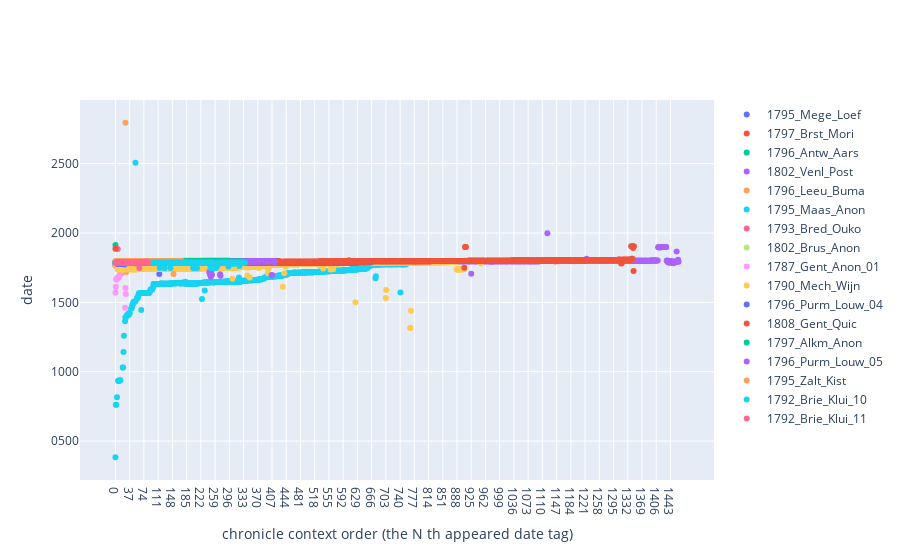

The cell this chart's notebook holds for it:
### Code cell
figs = go.Figure(data=fig_data)
figs.update_layout(
    # title="Plot Title",
    xaxis_title="chronicle context order (the N th appeared date tag)",
    yaxis_title="date")
figs

### Figure 1 — Plotly figure (JSON) as saved in the notebook; plotly's stock layout.template omitted (floating-point values rounded to 4 significant figures; data arrays with more than 128 entries replaced by an {"elided": "..."} marker saying what was removed)
{"data": [{"mode": "markers", "name": "1795_Mege_Loef", "type": "scatter", "x": {"elided": "425 str values"}, "y": {"elided": "425 str values"}}, {"mode": "markers", "name": "1797_Brst_Mori", "type": "scatter", "x": ["0", "1", "2", "3", "4", "5", "6", "7", "8", "9", "10", "11", "12", "13", "14", "15", "16", "17", "18", "19"], "y": ["1784-01-03", "1789-08-xx", "1789-09-xx", "1789-08-xx", "1790-12-05", "1792-11-22", "1792-11-22", "1792-09-25", "1792-09-25", "1792-11-22", "1793-03-xx", "1792-11-25", "1792-11-11", "1792-11-11", "1793-03-06", "1793-01-21", "1793-01-21", "1793-03-06", "1793-03-06", "1793-03-09"]}, {"mode": "markers", "name": "1796_Antw_Aars", "type": "scatter", "x": {"elided": "166 str values"}, "y": {"elided": "166 str values"}}, {"mode": "markers", "name": "1802_Venl_Post", "type": "scatter", "x": {"elided": "1465 str values"}, "y": {"elided": "1465 str values"}}, {"mode": "markers", "name": "1796_Leeu_Buma", "type": "scatter", "x": {"elided": "219 str values"}, "y": {"elided": "219 str values"}}, {"mode": "markers", "name": "1795_Maas_Anon", "type": "scatter", "x": {"elided": "757 str values"}, "y": {"elided": "757 str values"}}, {"mode": "markers", "name": "1793_Bred_Ouko", "type": "scatter", "x": ["0", "1", "2", "3", "4", "5", "6", "7", "8", "9", "10", "11", "12", "13", "14", "15", "16", "17", "18", "19", "20", "21", "22", "23", "24", "25", "26", "27", "28", "29", "30", "31", "32", "33", "34"], "y": ["1793-02-02", "1793-02-02", "1793-02-14", "1793-02-16", "1793-02-02", "1793-02-14", "1884-02-06", "1793-02-xx", "1792-11-xx", "1792-11-xx", "1793-02-18", "1793-02-16", "1793-02-14", "1793-02-21", "1793-02-22", "1793-02-22", "1793-02-22", "1793-02-23", "1793-02-25", "1793-02-28", "1793-02-28", "1793-02-24", "1793-02-xx", "1793-02-28", "1792-03-02", "1793-03-02", "1793-03-xx", "1793-03-xx", "1793-03-09", "1793-03-11", "1793-03-xx", "1793-03-23", "1793-03-26", "1793-03-29", "1793-03-28"]}, {"mode": "markers", "name": "1802_Brus_Anon", "type": "scatter", "x": {"elided": "309 str values"}, "y": {"elided": "309 str values"}}, {"mode": "markers", "name": "1787_Gent_Anon_01", "type": "scatter", "x": ["0", "1", "2", "3", "4", "5", "6", "7", "8", "9", "10", "11", "12", "13", "14", "15", "16", "17", "18", "19", "20", "21", "22", "23", "24", "25", "26", "27", "28", "29", "30", "31", "32", "33", "34", "35", "36", "37", "38", "39", "40", "41", "42", "43", "44", "45", "46", "47", "48", "49", "50", "51", "52", "53", "54", "55", "56", "57", "58", "59", "60", "61", "62", "63", "64", "65", "66", "67", "68", "69", "70", "71", "72", "73", "74", "75", "76", "77", "78", "79", "80", "81", "82", "83", "84", "85", "86", "87", "88", "89", "90", "91", "92", "93", "94", "95"], "y": ["1568-09-08", "1612-05-12", "1665-04-05", "1665-04-05", "1673-08-28", "1673-08-28", "1674-08-05", "1679-01-04", "1681-07-22", "1681-07-22", "1694-06-03", "1695-01-04", "1730-02-03", "1721-03-26", "1721-03-26", "1731-08-06", "1741-09-27", "1743-01-27", "1770-09-27", "1770-09-27", "1772-08-10", "1778-05-24", "1778-05-24", "1779-11-22", "1779-11-22", "1461-05-26", "1602-09-02", "1559-08-09", "1770-12-17", "1772-06-24", "1772-06-24", "1772-06-24", "1772-06-24", "1772-07-xx", "1772-08-09", "1772-08-09", "1772-10-12", "1772-10-12", "1772-11-23", "1772-11-23", "1772-12-07", "1772-12-07", "1772-04-11", "1773-05-02", "1773-05-02", "1773-05-02", "1773-06-01", "1773-06-01", "1773-05-14", "1773-05-14", "1773-07-21", "1773-09-20", "1773-12-26", "1773-12-26", "1773-12-29", "1774-01-11", "1774-01-11", "1774-01-18", "1774-01-17", "1774-01-17", "1774-01-18", "1774-02-12", "1774-02-13", "1774-03-04", "1774-01-18", "1774-03-07", "1774-04-30", "1774-04-30", "1773-12-26", "1774-06-18", "1774-06-18", "1774-06-25", "1774-06-26", "1774-06-26", "1774-06-27", "1774-09-18", "1774-09-19", "1774-09-20", "1774-10-01", "1774-10-01", "1774-10-15", "1774-10-15", "1774-11-11", "1774-11-11", "1774-11-18", "1774-11-18", "1774-11-26", "1774-11-26", "1774-11-xx", "1774-12-xx", "1774-12-xx", "1774-12-xx", "1774-01-xx", "1774-11-21", "1774-12-30", "1774-12-31"]}, {"mode": "markers", "name": "1790_Mech_Wijn", "type": "scatter", "x": {"elided": "951 str values"}, "y": {"elided": "951 str values"}}, {"mode": "markers", "name": "1796_Purm_Louw_04", "type": "scatter", "x": {"elided": "665 str values"}, "y": {"elided": "665 str values"}}, {"mode": "markers", "name": "1808_Gent_Quic", "type": "scatter", "x": {"elided": "1349 str values"}, "y": {"elided": "1349 str values"}}, {"mode": "markers", "name": "1797_Alkm_Anon", "type": "scatter", "x": {"elided": "333 str values"}, "y": {"elided": "333 str values"}}, {"mode": "markers", "name": "1796_Purm_Louw_05", "type": "scatter", "x": {"elided": "417 str values"}, "y": {"elided": "417 str values"}}, {"mode": "markers", "name": "1795_Zalt_Kist", "type": "scatter", "x": {"elided": "174 str values"}, "y": {"elided": "174 str values"}}, {"mode": "markers", "name": "1792_Brie_Klui_10", "type": "scatter", "x": {"elided": "338 str values"}, "y": {"elided": "338 str values"}}, {"mode": "markers", "name": "1792_Brie_Klui_11", "type": "scatter", "x": ["0", "1", "2", "3", "4", "5", "6", "7", "8", "9", "10", "11", "12", "13", "14", "15", "16", "17", "18", "19", "20", "21", "22", "23", "24", "25", "26", "27", "28", "29", "30", "31", "32", "33", "34", "35", "36", "37", "38", "39", "40", "41", "42", "43", "44", "45", "46", "47", "48", "49", "50", "51", "52", "53", "54", "55", "56", "57", "58", "59", "60", "61", "62", "63", "64", "65", "66", "67", "68", "69", "70", "71", "72", "73", "74", "75", "76", "77", "78", "79", "80", "81", "82", "83", "84", "85"], "y": ["1787-09-xx", "1786-01-14", "1787-09-xx", "1786-01-14", "1786-09-xx", "1787-01-12", "1787-02-24", "1787-05-12", "1787-07-14", "1787-08-18", "1787-08-28", "1787-09-06", "1787-09-01", "1787-08-25", "1787-08-27", "1787-05-xx", "1787-05-xx", "1787-05-xx", "1787-05-xx", "1787-09-xx", "1787-09-17", "1787-09-17", "1787-09-26", "1787-09-17", "1787-09-19", "1787-09-26", "1787-09-25", "1787-11-xx", "1787-12-24", "1787-10-31", "1787-11-31", "1787-06-23", "1787-08-23", "1787-07-28", "1787-06-23", "1787-08-31", "1787-11-10", "1787-07-28", "1787-11-13", "1787-09-xx", "1787-11-13", "1787-11-13", "1787-11-20", "1787-09-xx", "1787-12-26", "1787-10-12", "1787-06-24", "1787-06-28", "1788-06-23", "1788-11-xx", "1787-06-24", "1786-12-17", "1787-11-15", "1787-10-09", "1787-11-15", "1787-11-xx", "1787-11-15", "1787-11-23", "1787-11-23", "1788-02-15", "1788-01-25", "1787-11-23", "1747-11-11", "1788-04-01", "1788-04-02", "1788-04-02", "1788-04-06", "1787-10-31", "1788-02-15", "1787-11-23", "1788-04-05", "1788-04-15", "1788-04-19", "1788-08-xx", "1788-10-11", "1788-10-24", "1789-04-29", "1792-01-04", "1791-08-xx", "1791-04-xx", "1792-05-17", "1792-12-01", "1792-12-06", "1785-01-12", "1787-05-02", "1787-04-27"]}], "layout": {"xaxis": {"title": {"text": "chronicle context order (the N th appeared date tag)"}}, "yaxis": {"title": {"text": "date"}}}}
